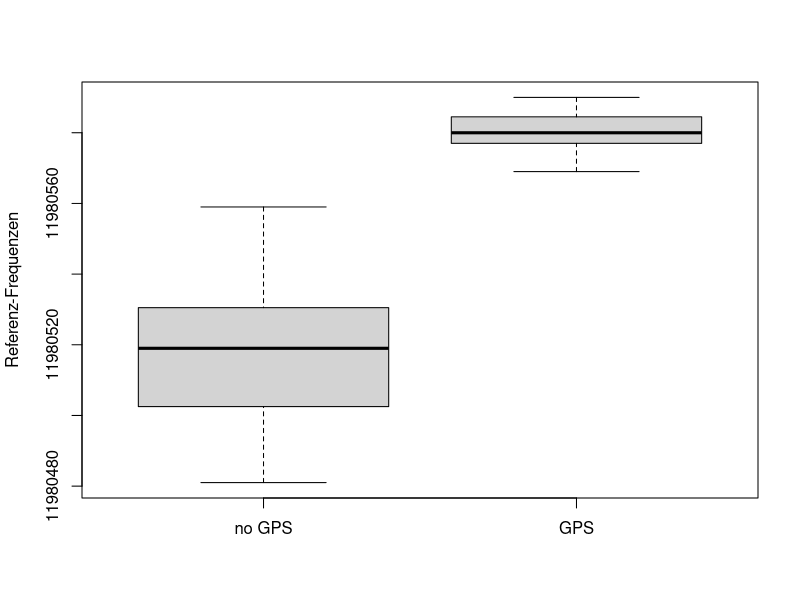
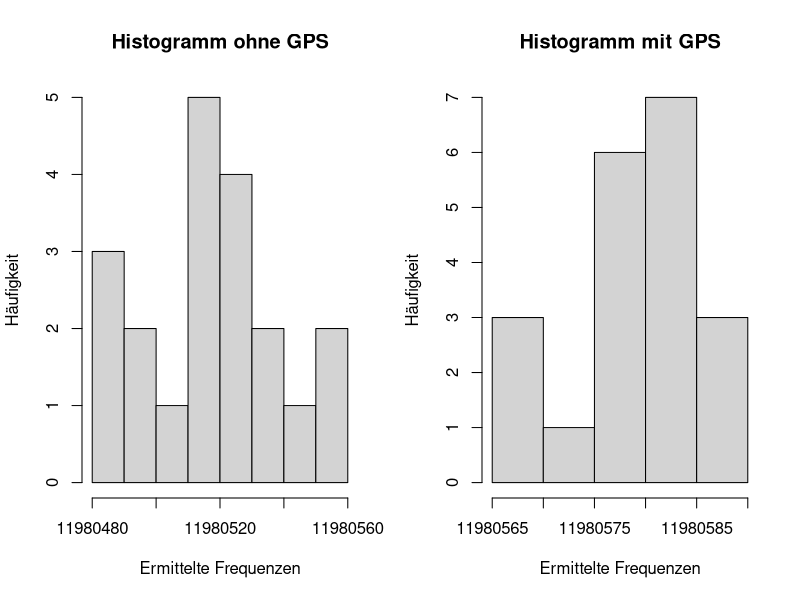
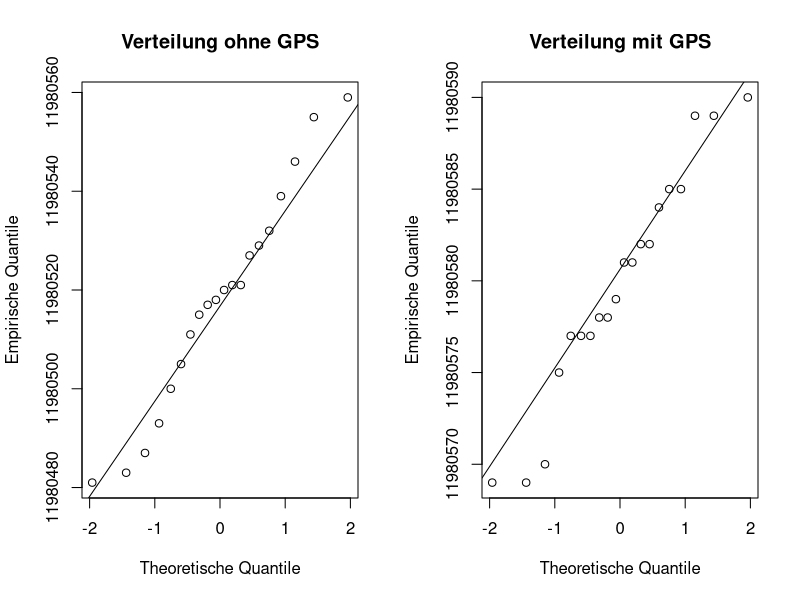

These charts were generated, in order, by the following R code:
# PAWI Reference Clock and Sensor statistics
# date: 15.12.2017, 09:30, Temperature 23.74°, humidity 27.16%
frequencies_no_gps <- c(11980515, 11980483, 11980481, 11980487, 11980527, 11980493, 11980532, 11980539, 11980500, 11980546, 11980505, 11980511, 11980518, 11980520, 11980517, 11980521, 11980559, 11980555, 11980529, 11980521)

frequencies_gps    <- c(11980579, 11980569, 11980569, 11980577, 11980577, 11980575, 11980578, 11980581, 11980582, 11980577, 11980578, 11980570, 11980585, 11980585, 11980582, 11980581, 11980584, 11980589, 11980590, 11980589)
boxplot(frequencies_no_gps, frequencies_gps, xaxt="n", ylab="Referenz-Frequenzen")
axis(1, at = c(1,2), labels = c("no GPS", "GPS"))

# Mehrere Grafiken neben- und untereinander 
par(mfrow=c(1,2))
hist(frequencies_no_gps, xlab = "Ermittelte Frequenzen", ylab="Häufigkeit", main = "Histogramm ohne GPS")
hist(frequencies_gps, xlab = "Ermittelte Frequenzen", ylab="Häufigkeit", main = "Histogramm mit GPS")

## Theoretische Quantile 
alphak <- (seq(1,length(frequencies_no_gps),by=1)-0.5)/length(frequencies_no_gps) 
quantile.theor <- qnorm(alphak,mean=mean(frequencies_no_gps),sd=sd(frequencies_no_gps))

## 	Empirische Quantile
quantile.empir <- sort(frequencies_no_gps)
qqnorm(frequencies_no_gps, xlab="Theoretische Quantile", ylab="Empirische Quantile", main = "Verteilung ohne GPS")
qqline(frequencies_no_gps)

quantile.empir <- sort(frequencies_gps)
qqnorm(frequencies_gps, xlab="Theoretische Quantile", ylab="Empirische Quantile", main = "Verteilung mit GPS")
qqline(frequencies_gps)

12000000 * 20 - sum(frequencies_no_gps)
12000000 * 20 - sum(frequencies_gps)
